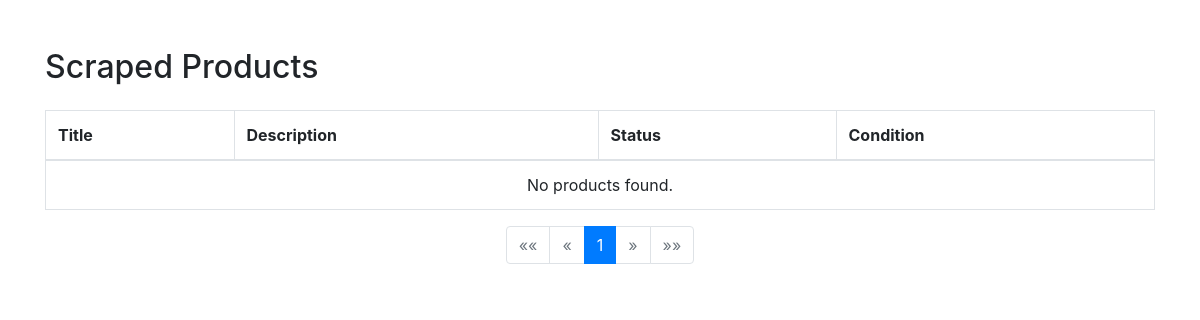
/results/, run on an earlier commit of the app's database.
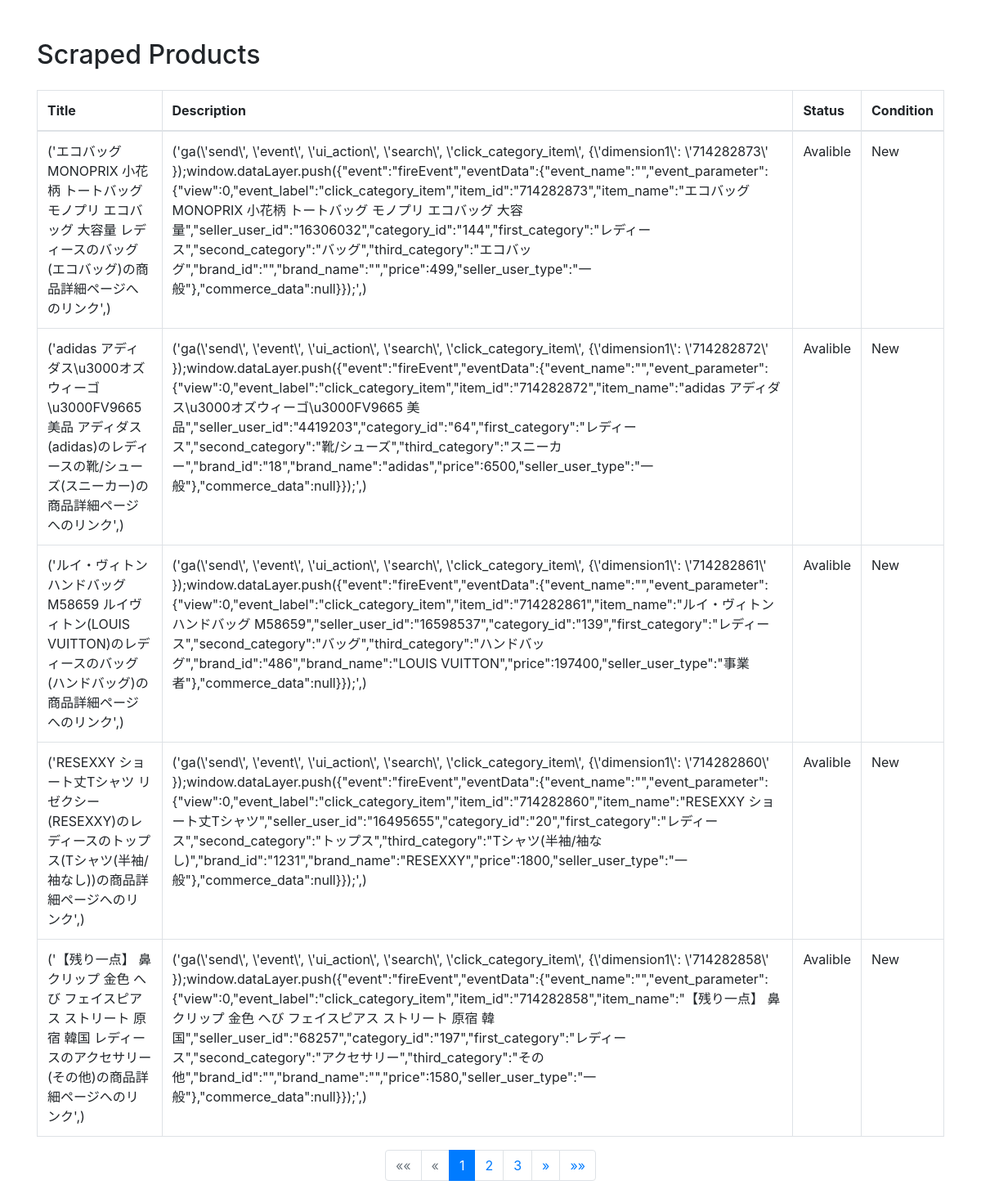
And on a later commit of the database.
### rakuma_scraper/models.py (models this page shows)
class product(models.Model):
    title=models.CharField(max_length=100)
    description=models.TextField()
    status=models.CharField( max_length=50)
    condition=models.CharField(max_length=50)

### rakuma_scraper/views.py (the view)
# urls.py: path('results/',views.display)
def display(request):
    products=product.objects.all()
    paginator = Paginator(products, 5)
    page_number = request.GET.get('page')
    page_obj = paginator.get_page(page_number)
    return render(request,'results.html',{'page_obj':page_obj})

### rakuma_scraper/templates/results.html (shortened to what this page needs)
<!DOCTYPE html>
<html lang="en">
<head>
    <link rel="stylesheet" href="https://maxcdn.bootstrapcdn.com/bootstrap/4.5.2/css/bootstrap.min.css">
</head>
<body>
    <div class="container mt-5">
        <h2 class="mb-4">Scraped Products</h2>
        <table class="table table-bordered table-hover">
            <thead>
                <tr>
                    <th>Title</th>
                    <th>Description</th>
                    <th>Status</th>
                    <th>Condition</th>
                </tr>
            </thead>
            <tbody>
                {% for product in page_obj %}
                <tr>
                    <td>{{ product.title }}</td>
                    <td>{{ product.description }}</td>
                    <td>{{ product.status }}</td>
                    <td>{{ product.condition }}</td>
                </tr>
                {% empty %}
                <tr>
                    <td colspan="4" class="text-center">No products found.</td>
                </tr>
                {% endfor %}
            </tbody>
        </table>
        <nav aria-label="Page navigation">
            <ul class="pagination justify-content-center">
                {% if page_obj.has_previous %}
                    <li class="page-item">
                        <a class="page-link" href="?page=1" aria-label="First">
                            <span aria-hidden="true">&laquo;&laquo;</span>
                        </a>
                    </li>
                    <li class="page-item">
                        <a class="page-link" href="?page={{ page_obj.previous_page_number }}" aria-label="Previous">
                            <span aria-hidden="true">&laquo;</span>
                        </a>
                    </li>
                {% else %}
                    <li class="page-item disabled">
                        <span class="page-link">&laquo;&laquo;</span>
                    </li>
                    <li class="page-item disabled">
                        <span class="page-link">&laquo;</span>
                    </li>
                {% endif %}
                {% for num in page_obj.paginator.page_range %}
                    {% if page_obj.number == num %}
                        <li class="page-item active"><span class="page-link">{{ num }}</span></li>
                    {% elif num > page_obj.number|add:-3 and num < page_obj.number|add:3 %}
                        <li class="page-item"><a class="page-link" href="?page={{ num }}">{{ num }}</a></li>
                    {% endif %}
                {% endfor %}
                {% if page_obj.has_next %}
                    <li class="page-item">
                        <a class="page-link" href="?page={{ page_obj.next_page_number }}" aria-label="Next">
                            <span aria-hidden="true">&raquo;</span>
                        </a>
                    </li>
                    <li class="page-item">
                        <a class="page-link" href="?page={{ page_obj.paginator.num_pages }}" aria-label="Last">
                            <span aria-hidden="true">&raquo;&raquo;</span>
                        </a>
                    </li>
                {% else %}
                    <li class="page-item disabled">
                        <span class="page-link">&raquo;</span>
                    </li>
                    <li class="page-item disabled">
                        <span class="page-link">&raquo;&raquo;</span>
                    </li>
                {% endif %}
            </ul>
        </nav>
    </div>
</body>
</html>

What changed in the data, as far as the page shows it:
added product: title "('エコバッグ MONOPRIX 小花柄 トートバッグ モノプリ エコバッグ 大容量 レディースのバッグ(エコバッグ)の商品詳細ページへのリンク',)", description "('ga(\\'send\\', \\'event\\', \\'ui_action\\', \\'search\\', \\'click_category_item\\', {\\'dimension1\\': \\'714282873\\' });window.dataLayer.push({\"event\":\"fireEvent\",\"eventData\":{\"event_name\":\"\",\"event_parameter\":{\"view\":0,\"event_label\":\"click_category_item\",\"item_id\":\"714282873\",\"item_name\":\"エコバッグ MONOPRIX 小花柄 トートバッグ モノプリ エコバッグ 大容量\",\"seller_user_id\":\"16306032\",\"category_id\":\"144\",\"first_category\":\"レディース\",\"second_category\":\"バッグ\",\"third_category\":\"エコバッグ\",\"brand_id\":\"\",\"brand_name\":\"\",\"price\":499,\"seller_user_type\":\"一般\"},\"commerce_data\":null}});',)", status "Avalible", condition "New"
added product: title "('adidas アディダス\\u3000オズウィーゴ\\u3000FV9665 美品 アディダス(adidas)のレディースの靴/シューズ(スニーカー)の商品詳細ページへのリンク',)", description "('ga(\\'send\\', \\'event\\', \\'ui_action\\', \\'search\\', \\'click_category_item\\', {\\'dimension1\\': \\'714282872\\' });window.dataLayer.push({\"event\":\"fireEvent\",\"eventData\":{\"event_name\":\"\",\"event_parameter\":{\"view\":0,\"event_label\":\"click_category_item\",\"item_id\":\"714282872\",\"item_name\":\"adidas アディダス\\u3000オズウィーゴ\\u3000FV9665 美品\",\"seller_user_id\":\"4419203\",\"category_id\":\"64\",\"first_category\":\"レディース\",\"second_category\":\"靴/シューズ\",\"third_category\":\"スニーカー\",\"brand_id\":\"18\",\"brand_name\":\"adidas\",\"price\":6500,\"seller_user_type\":\"一般\"},\"commerce_data\":null}});',)", status "Avalible", condition "New"
added product: title "('ルイ・ヴィトン ハンドバッグ M58659 ルイヴィトン(LOUIS VUITTON)のレディースのバッグ(ハンドバッグ)の商品詳細ページへのリンク',)", description "('ga(\\'send\\', \\'event\\', \\'ui_action\\', \\'search\\', \\'click_category_item\\', {\\'dimension1\\': \\'714282861\\' });window.dataLayer.push({\"event\":\"fireEvent\",\"eventData\":{\"event_name\":\"\",\"event_parameter\":{\"view\":0,\"event_label\":\"click_category_item\",\"item_id\":\"714282861\",\"item_name\":\"ルイ・ヴィトン ハンドバッグ M58659\",\"seller_user_id\":\"16598537\",\"category_id\":\"139\",\"first_category\":\"レディース\",\"second_category\":\"バッグ\",\"third_category\":\"ハンドバッグ\",\"brand_id\":\"486\",\"brand_name\":\"LOUIS VUITTON\",\"price\":197400,\"seller_user_type\":\"事業者\"},\"commerce_data\":null}});',)", status "Avalible", condition "New"
added product: title "('RESEXXY ショート丈Tシャツ リゼクシー(RESEXXY)のレディースのトップス(Tシャツ(半袖/袖なし))の商品詳細ページへのリンク',)", description "('ga(\\'send\\', \\'event\\', \\'ui_action\\', \\'search\\', \\'click_category_item\\', {\\'dimension1\\': \\'714282860\\' });window.dataLayer.push({\"event\":\"fireEvent\",\"eventData\":{\"event_name\":\"\",\"event_parameter\":{\"view\":0,\"event_label\":\"click_category_item\",\"item_id\":\"714282860\",\"item_name\":\"RESEXXY ショート丈Tシャツ\",\"seller_user_id\":\"16495655\",\"category_id\":\"20\",\"first_category\":\"レディース\",\"second_category\":\"トップス\",\"third_category\":\"Tシャツ(半袖/袖なし)\",\"brand_id\":\"1231\",\"brand_name\":\"RESEXXY\",\"price\":1800,\"seller_user_type\":\"一般\"},\"commerce_data\":null}});',)", status "Avalible", condition "New"
added product: title "('【残り一点】 鼻クリップ 金色 へび フェイスピアス ストリート 原宿 韓国 レディースのアクセサリー(その他)の商品詳細ページへのリンク',)", description "('ga(\\'send\\', \\'event\\', \\'ui_action\\', \\'search\\', \\'click_category_item\\', {\\'dimension1\\': \\'714282858\\' });window.dataLayer.push({\"event\":\"fireEvent\",\"eventData\":{\"event_name\":\"\",\"event_parameter\":{\"view\":0,\"event_label\":\"click_category_item\",\"item_id\":\"714282858\",\"item_name\":\"【残り一点】 鼻クリップ 金色 へび フェイスピアス ストリート 原宿 韓国\",\"seller_user_id\":\"68257\",\"category_id\":\"197\",\"first_category\":\"レディース\",\"second_category\":\"アクセサリー\",\"third_category\":\"その他\",\"brand_id\":\"\",\"brand_name\":\"\",\"price\":1580,\"seller_user_type\":\"一般\"},\"commerce_data\":null}});',)", status "Avalible", condition "New"
Also different on the page:
new list line: "2"
new list line: "3"
text no longer shown: "No products found."
